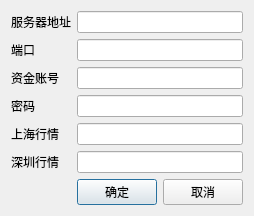
<?xml version="1.0" encoding="UTF-8"?>
<ui version="4.0">
 <class>logindlg</class>
 <widget class="QDialog" name="logindlg">
  <property name="geometry">
   <rect>
    <x>0</x>
    <y>0</y>
    <width>240</width>
    <height>197</height>
   </rect>
  </property>
  <property name="sizePolicy">
   <sizepolicy hsizetype="Fixed" vsizetype="Fixed">
    <horstretch>0</horstretch>
    <verstretch>0</verstretch>
   </sizepolicy>
  </property>
  <property name="windowTitle">
   <string>登陆</string>
  </property>
  <property name="sizeGripEnabled">
   <bool>false</bool>
  </property>
  <layout class="QGridLayout" name="gridLayout">
   <item row="0" column="0">
    <widget class="QLabel" name="label">
     <property name="text">
      <string>服务器地址</string>
     </property>
    </widget>
   </item>
   <item row="0" column="1" colspan="2">
    <widget class="QLineEdit" name="servaddr"/>
   </item>
   <item row="1" column="0">
    <widget class="QLabel" name="label_2">
     <property name="text">
      <string>端口</string>
     </property>
    </widget>
   </item>
   <item row="1" column="1" colspan="2">
    <widget class="QLineEdit" name="servport"/>
   </item>
   <item row="2" column="0">
    <widget class="QLabel" name="label_3">
     <property name="text">
      <string>资金账号</string>
     </property>
    </widget>
   </item>
   <item row="2" column="1" colspan="2">
    <widget class="QLineEdit" name="account"/>
   </item>
   <item row="3" column="0">
    <widget class="QLabel" name="label_4">
     <property name="text">
      <string>密码</string>
     </property>
    </widget>
   </item>
   <item row="3" column="1" colspan="2">
    <widget class="QLineEdit" name="passwd">
     <property name="echoMode">
      <enum>QLineEdit::Password</enum>
     </property>
    </widget>
   </item>
   <item row="4" column="0">
    <widget class="QLabel" name="label_5">
     <property name="text">
      <string>上海行情</string>
     </property>
    </widget>
   </item>
   <item row="4" column="1" colspan="2">
    <widget class="QLineEdit" name="shdbfn">
     <property name="echoMode">
      <enum>QLineEdit::Normal</enum>
     </property>
    </widget>
   </item>
   <item row="5" column="0">
    <widget class="QLabel" name="label_6">
     <property name="text">
      <string>深圳行情</string>
     </property>
    </widget>
   </item>
   <item row="5" column="1" colspan="2">
    <widget class="QLineEdit" name="szdbfn">
     <property name="echoMode">
      <enum>QLineEdit::Normal</enum>
     </property>
    </widget>
   </item>
   <item row="6" column="0">
    <spacer name="horizontalSpacer">
     <property name="orientation">
      <enum>Qt::Horizontal</enum>
     </property>
     <property name="sizeHint" stdset="0">
      <size>
       <width>58</width>
       <height>20</height>
      </size>
     </property>
    </spacer>
   </item>
   <item row="6" column="1">
    <widget class="QPushButton" name="ok">
     <property name="text">
      <string>确定</string>
     </property>
    </widget>
   </item>
   <item row="6" column="2">
    <widget class="QPushButton" name="cancel">
     <property name="text">
      <string>取消</string>
     </property>
    </widget>
   </item>
  </layout>
 </widget>
 <resources/>
 <connections/>
</ui>
